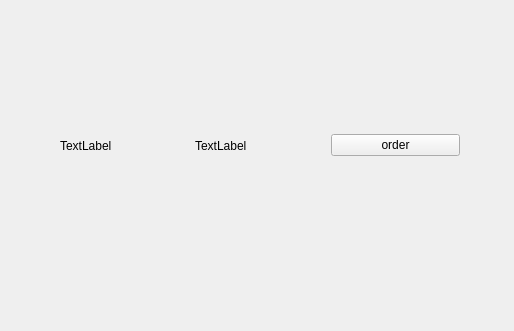
<?xml version="1.0" encoding="UTF-8"?>
<ui version="4.0">
 <class>Form</class>
 <widget class="QWidget" name="Form">
  <property name="geometry">
   <rect>
    <x>0</x>
    <y>0</y>
    <width>514</width>
    <height>331</height>
   </rect>
  </property>
  <property name="windowTitle">
   <string>Form</string>
  </property>
  <widget class="QWidget" name="horizontalLayoutWidget_2">
   <property name="geometry">
    <rect>
     <x>60</x>
     <y>130</y>
     <width>400</width>
     <height>31</height>
    </rect>
   </property>
   <layout class="QHBoxLayout" name="horizontalLayout_4">
    <item>
     <widget class="QLabel" name="label_song_4">
      <property name="text">
       <string>TextLabel</string>
      </property>
     </widget>
    </item>
    <item>
     <widget class="QLabel" name="label_singer_4">
      <property name="text">
       <string>TextLabel</string>
      </property>
     </widget>
    </item>
    <item>
     <widget class="QPushButton" name="pushButton_4">
      <property name="text">
       <string>order</string>
      </property>
     </widget>
    </item>
   </layout>
  </widget>
 </widget>
 <resources/>
 <connections/>
</ui>
